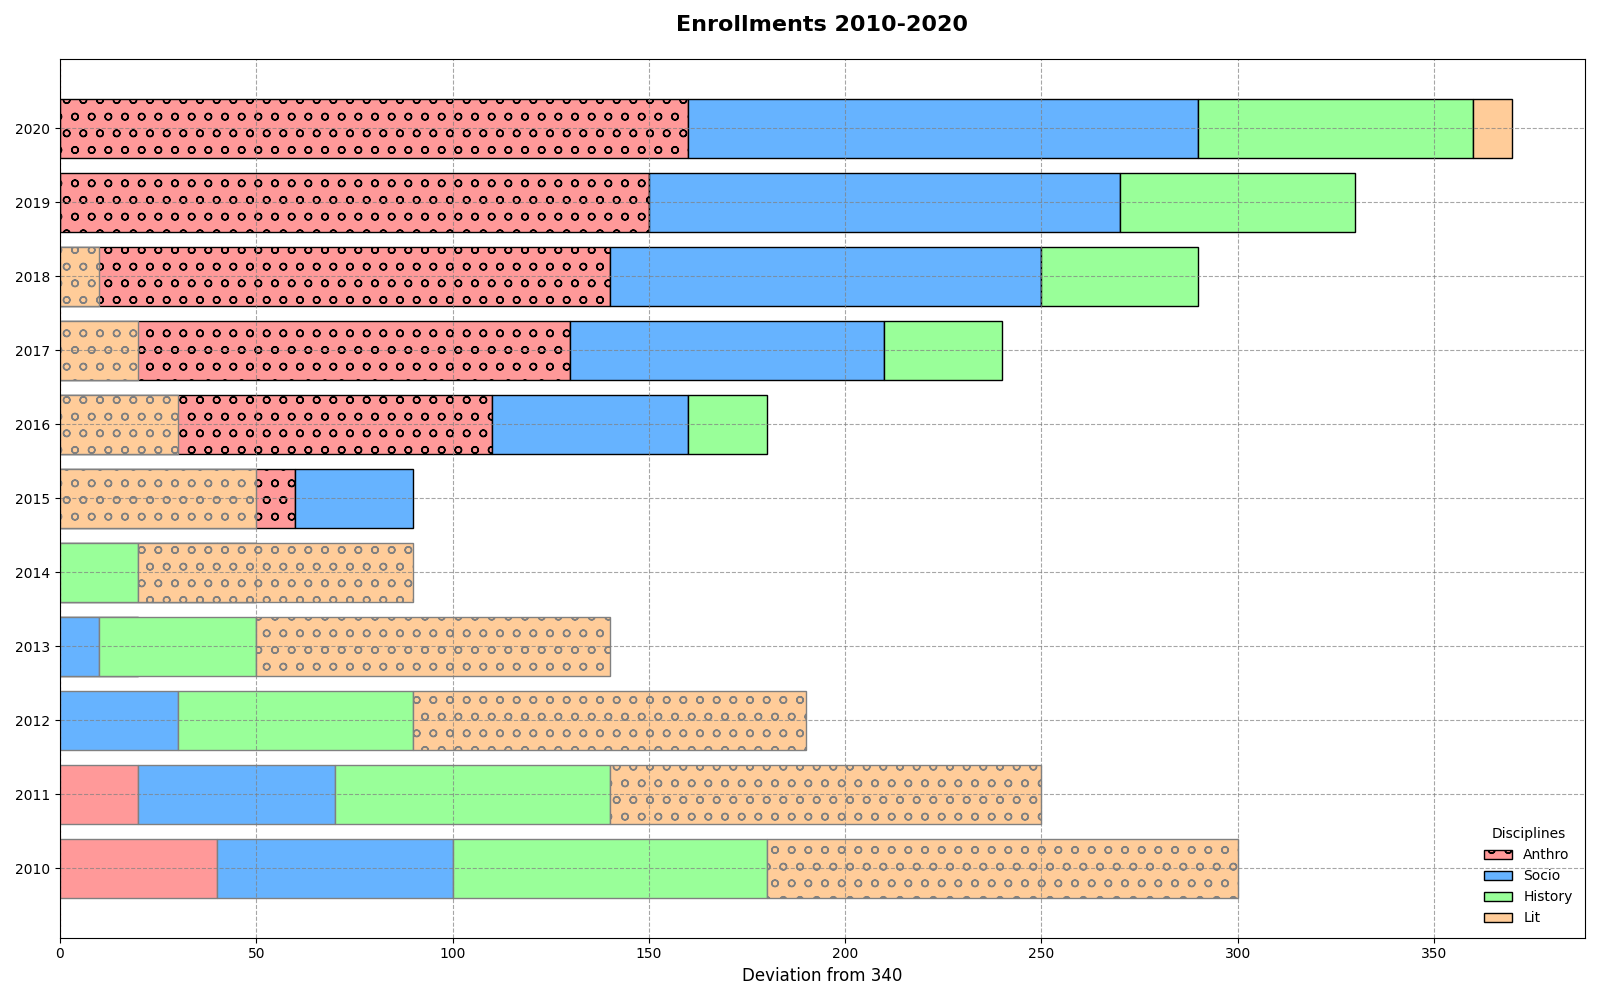

Reproduce this figure in Python.
import matplotlib.pyplot as plt
import numpy as np

years = np.arange(2010, 2021)

enrollments = {
    "Anthro": [300, 320, 340, 360, 380, 400, 450, 470, 480, 490, 500],
    "Socio": [280, 290, 310, 330, 350, 370, 390, 420, 450, 460, 470],
    "History": [260, 270, 280, 300, 320, 340, 360, 370, 380, 400, 410],
    "Lit": [220, 230, 240, 250, 270, 290, 310, 320, 330, 340, 350],
}

colors = ['#ff9999', '#66b3ff', '#99ff99', '#ffcc99']

fig, ax = plt.subplots(figsize=(16, 10))

x = np.arange(len(years))

neg_offsets = np.zeros_like(years)
pos_offsets = np.zeros_like(years)

marker_styles = ['o', 'v', '^', '<']

for i, (discipline, counts) in enumerate(enrollments.items()):
    pos_bars = np.array(counts) > 340
    ax.barh(x[pos_bars], np.array(counts)[pos_bars] - 340, left=pos_offsets[pos_bars], 
            color=colors[i], label=discipline, edgecolor='black', hatch=marker_styles[i % len(marker_styles)])
    pos_offsets[pos_bars] += np.array(counts)[pos_bars] - 340

    ax.barh(x[~pos_bars], 340 - np.array(counts)[~pos_bars], left=neg_offsets[~pos_bars], 
            color=colors[i], edgecolor='grey', hatch=marker_styles[(i+1) % len(marker_styles)])
    neg_offsets[~pos_bars] += 340 - np.array(counts)[~pos_bars]

ax.axvline(0, color='red', linestyle=':', linewidth=1.5)
ax.grid(visible=True, linestyle='--', color='grey', alpha=0.7)

ax.set_title("Enrollments 2010-2020", fontsize=16, fontweight='bold', pad=20)
ax.set_xlabel("Deviation from 340", fontsize=12)
ax.set_yticks(x)
ax.set_yticklabels(years, fontsize=10)

ax.legend(title="Disciplines", loc='lower right', frameon=False)

plt.tight_layout()
plt.show()
